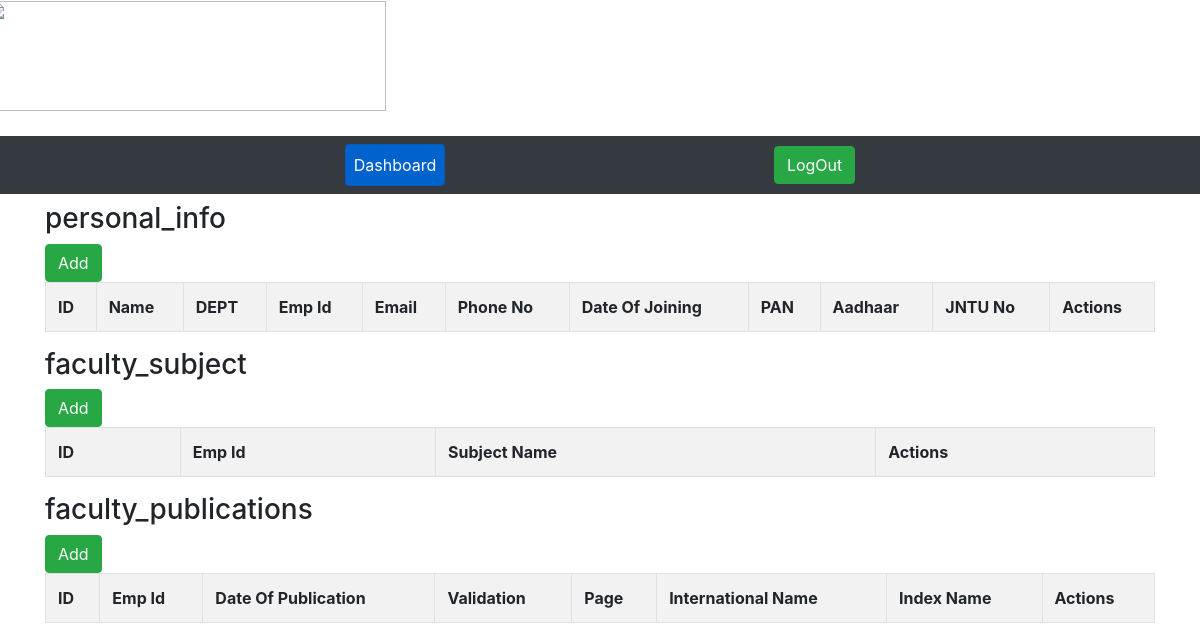
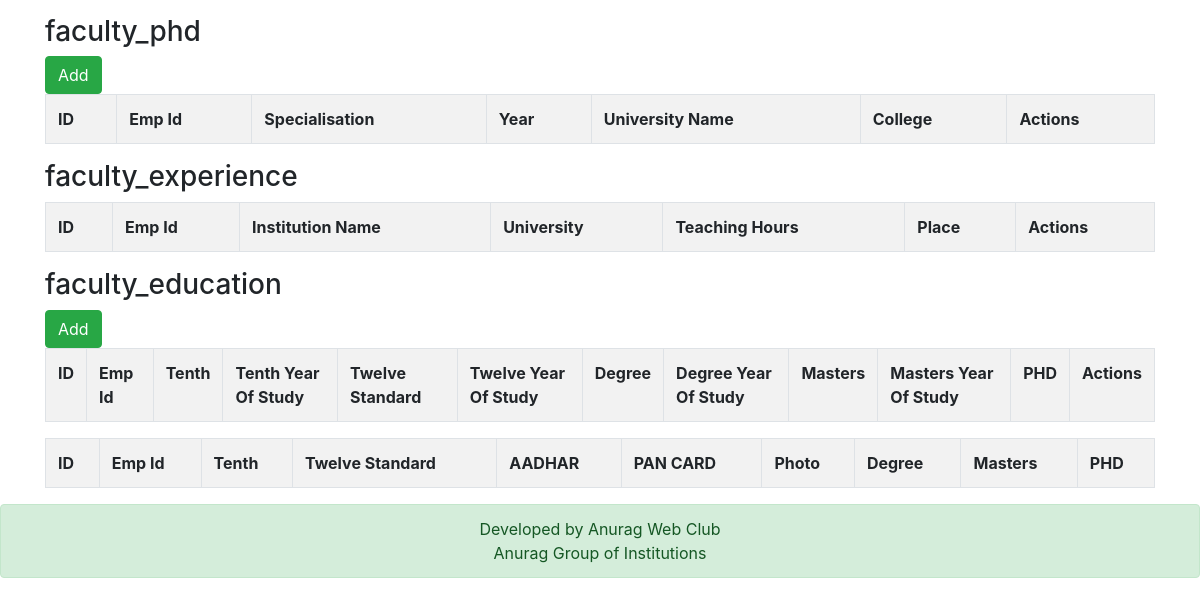
The app's page /Employees/getEmployee/7865, older data (2 pictures, top to bottom).
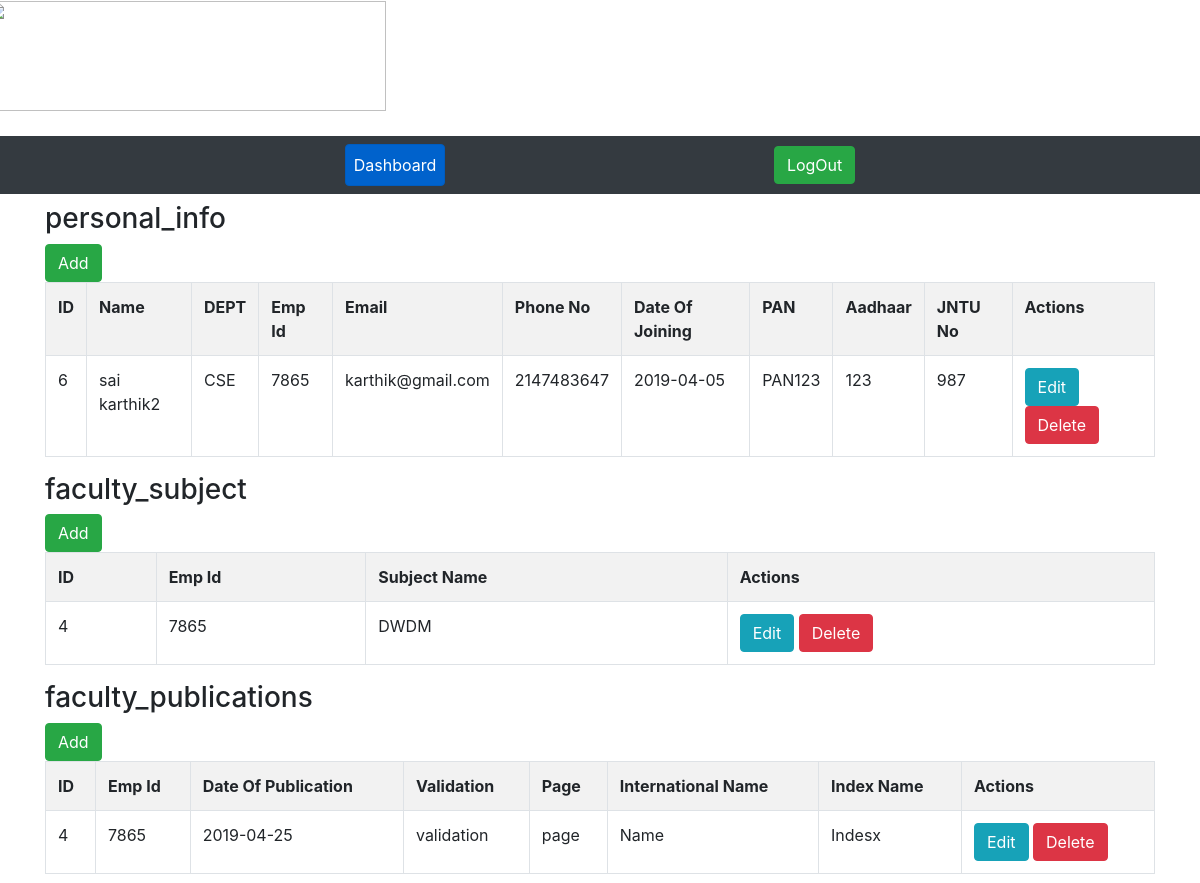
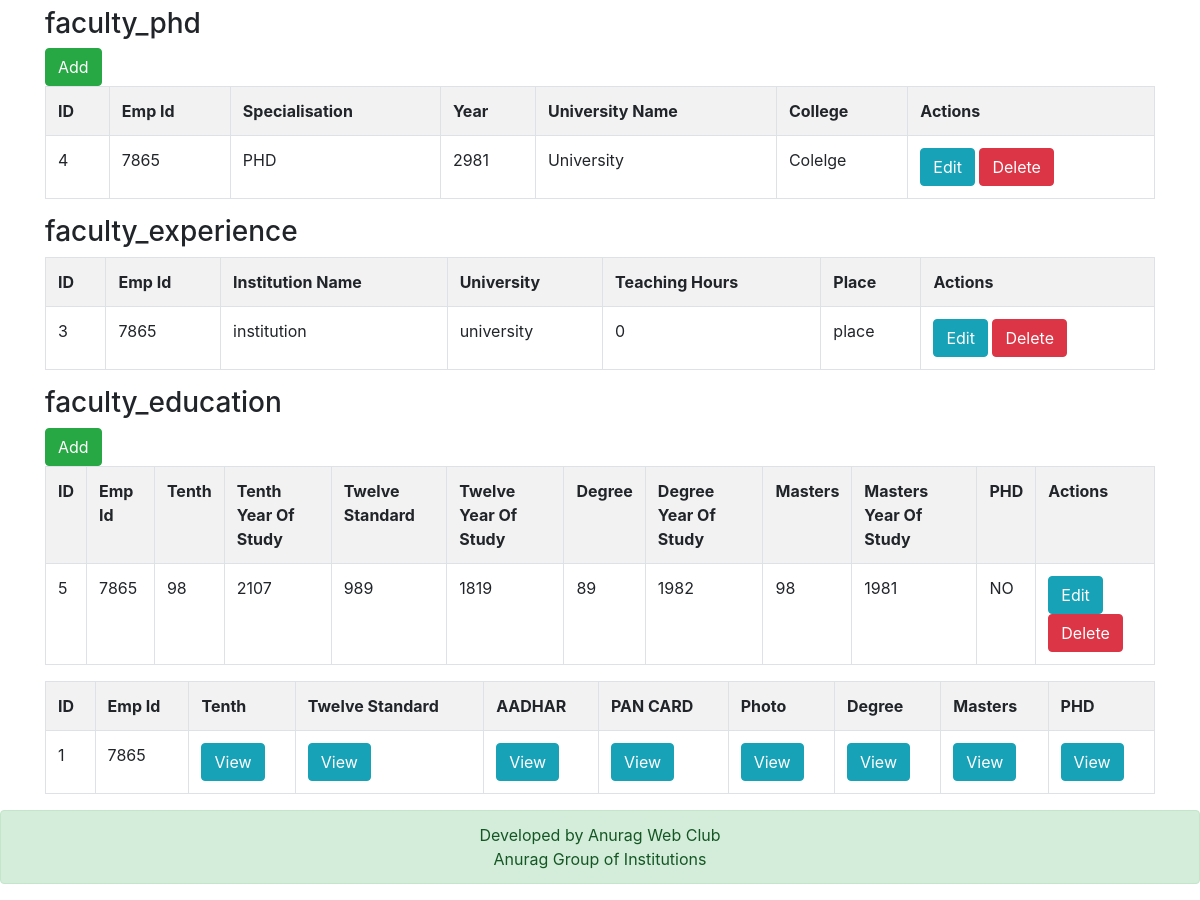
The same page, newer data (2 pictures, top to bottom).
### tables this page shows
CREATE TABLE IF NOT EXISTS `personal_info` (
  `id` int(11) NOT NULL AUTO_INCREMENT,
  `Name` varchar(60) NOT NULL,
  `DEPT` varchar(120) NOT NULL,
  `emp_id` int(11) NOT NULL,
  `email` varchar(50) NOT NULL,
  `phone_no` int(10) NOT NULL,
  `date_of_joining` date NOT NULL,
  `PAN` varchar(20) NOT NULL,
  `aadhaar` int(12) NOT NULL,
  `JNTU_no` varchar(20) NOT NULL,
  PRIMARY KEY (`id`)
);

CREATE TABLE IF NOT EXISTS `faculty_subject` (
  `id` int(11) NOT NULL AUTO_INCREMENT,
  `emp_id` int(11) NOT NULL,
  `subject_name` varchar(100) NOT NULL,
  PRIMARY KEY (`id`)
);

CREATE TABLE IF NOT EXISTS `faculty_publications` (
  `id` int(11) NOT NULL AUTO_INCREMENT,
  `emp_id` int(11) NOT NULL,
  `date_of_publication` date NOT NULL,
  `validation` varchar(100) NOT NULL,
  `page` varchar(100) NOT NULL,
  `international_name` varchar(100) NOT NULL,
  `index_name` varchar(100) NOT NULL,
  PRIMARY KEY (`id`)
);

CREATE TABLE IF NOT EXISTS `faculty_phd` (
  `id` int(11) NOT NULL AUTO_INCREMENT,
  `emp_id` int(11) NOT NULL,
  `specialisation` varchar(100) NOT NULL,
  `year` int(11) NOT NULL,
  `university_name` varchar(100) NOT NULL,
  `college` varchar(100) NOT NULL,
  PRIMARY KEY (`id`)
);

CREATE TABLE IF NOT EXISTS `faculty_experience` (
  `id` int(11) NOT NULL AUTO_INCREMENT,
  `emp_id` int(11) NOT NULL,
  `institution_name` varchar(100) NOT NULL,
  `university` varchar(100) NOT NULL,
  `teaching_hours` int(11) NOT NULL,
  `place` varchar(100) NOT NULL,
  PRIMARY KEY (`id`)
);

CREATE TABLE IF NOT EXISTS `faculty_education` (
  `id` int(11) NOT NULL AUTO_INCREMENT,
  `emp_id` int(11) NOT NULL,
  `Tenth` varchar(10) NOT NULL,
  `tenth_year_of_study` int(11) NOT NULL,
  `twelve_standard` varchar(10) NOT NULL,
  `twelve_year_of_study` int(11) NOT NULL,
  `degree` varchar(10) NOT NULL,
  `degree_year_of_study` int(11) NOT NULL,
  `masters` varchar(10) NOT NULL,
  `masters_year_of_study` int(11) NOT NULL,
  `PHD` varchar(4) NOT NULL,
  PRIMARY KEY (`id`)
);

CREATE TABLE IF NOT EXISTS `documents` (
  `id` int(11) NOT NULL AUTO_INCREMENT,
  `emp_id` int(11) NOT NULL,
  `Tenth_certificate` varchar(400) NOT NULL,
  `tenplustwo_certificate` varchar(400) NOT NULL,
  `AADHAR` varchar(400) NOT NULL,
  `PAN_CARD` varchar(400) NOT NULL,
  `photo` varchar(400) NOT NULL,
  `DEGREE` varchar(400) NOT NULL,
  `MASTERS` varchar(400) NOT NULL,
  `PHD` varchar(400) NOT NULL,
  PRIMARY KEY (`id`)
);

### application/controllers/Employees.php (called while the page is built, shortened)
<?php
class Employees extends CI_Controller{
    function __construct()
    {
        $this->load->model('Personal_info_model');
        $this->load->model('Faculty_education_model');
        $this->load->model('Faculty_subject_model');
        $this->load->model('Faculty_phd_model');
        $this->load->model('Faculty_publication_model');
        $this->load->model('Faculty_experience_model');
        $this->load->model('documents_model');
    }
    public function getEmployee($emp_id)
    {
        $data['personal_info'] = $this->Personal_info_model->get_info_by_id($emp_id);
        $data['faculty_subject'] = $this->Faculty_subject_model->get_info_by_id($emp_id);
        $data['faculty_publications'] = $this->Faculty_publication_model->get_info_by_id($emp_id);
        $data['faculty_phd'] = $this->Faculty_phd_model->get_info_by_id($emp_id);
        $data['faculty_experience'] = $this->Faculty_experience_model->get_info_by_id($emp_id);
        $data['faculty_education'] = $this->Faculty_education_model->get_info_by_id($emp_id);
        $data['docs_display']=$this->documents_model->get_all_faculty_docs($emp_id);
        $data['_view1'] = 'personal_info/index';
        $data['_view2'] = 'faculty_subject/index';
        $data['_view3'] = 'faculty_publication/index';
        $data['_view4'] = 'faculty_phd/index';
        $data['_view5'] = 'faculty_experience/index';
        $data['_view6'] = 'faculty_education/index';
        $data['_view7'] = 'doc_display';
        $data['heading1'] = 'personal_info';
        $data['heading2'] = 'faculty_subject';
        $data['heading3'] = 'faculty_publications';
        $data['heading4'] = 'faculty_phd';
        $data['heading5'] = 'faculty_experience';
        $data['heading6'] = 'faculty_education';
        $this->load->view('layouts/main',$data);
    }
}

### index.php (called while the page is built, shortened)
<?php
require_once BASEPATH.'core/CodeIgniter.php';

### application/models/Personal_info_model.php (called while the page is built, shortened)
<?php
class Personal_info_model extends CI_Model
{
    function get_info_by_id($emp_id)
    {
        $this->db->order_by('id', 'desc');
        $this->db->where('emp_id',$emp_id);
        return $this->db->get('personal_info')->result_array();
    }
}

### application/models/Faculty_subject_model.php (called while the page is built, shortened)
<?php
class Faculty_subject_model extends CI_Model
{
    function get_info_by_id($emp_id)
    {
        $this->db->order_by('id', 'desc');
        $this->db->where('emp_id',$emp_id);
        return $this->db->get('faculty_subject')->result_array();
    }
}

### application/models/Faculty_publication_model.php (called while the page is built, shortened)
<?php
class Faculty_publication_model extends CI_Model
{
    function get_info_by_id($emp_id)
    {
        $this->db->order_by('id', 'desc');
        $this->db->where('emp_id',$emp_id);
        return $this->db->get('faculty_publications')->result_array();
    }
}

### application/models/Faculty_phd_model.php (called while the page is built, shortened)
<?php
class Faculty_phd_model extends CI_Model
{
    function get_info_by_id($emp_id)
    {
        $this->db->order_by('id', 'desc');
        $this->db->where('emp_id',$emp_id);
        return $this->db->get('faculty_phd')->result_array();
    }
}

### application/models/Faculty_experience_model.php (called while the page is built, shortened)
<?php
class Faculty_experience_model extends CI_Model
{
    function get_info_by_id($emp_id)
    {
        $this->db->order_by('id', 'desc');
        $this->db->where('emp_id',$emp_id);
        return $this->db->get('faculty_experience')->result_array();
    }
}

### application/models/Faculty_education_model.php (called while the page is built, shortened)
<?php
class Faculty_education_model extends CI_Model
{
    function get_info_by_id($emp_id)
    {
        $this->db->order_by('id', 'desc');
        $this->db->where('emp_id',$emp_id);
        return $this->db->get('faculty_education')->result_array();
    }
}

### application/models/documents_model.php (called while the page is built, shortened)
<?php
class documents_model extends CI_Model
{
    function get_all_faculty_docs($emp_id)
    {
        $this->db->order_by('id', 'desc');
        $this->db->where('emp_id',$emp_id);
        return $this->db->get('documents')->result_array();
    }
}

### application/views/faculty_education/index.php (the view)
<div class="pull-right">
	<a href="<?php echo site_url('faculty_education/add'); ?>" class="btn btn-success">Add</a>
</div>
<table class="table table-striped table-bordered">
    <tr>
		<th>ID</th>
		<th>Emp Id</th>
		<th>Tenth</th>
		<th>Tenth Year Of Study</th>
		<th>Twelve Standard</th>
		<th>Twelve Year Of Study</th>
		<th>Degree</th>
		<th>Degree Year Of Study</th>
		<th>Masters</th>
		<th>Masters Year Of Study</th>
		<th>PHD</th>
		<th>Actions</th>
    </tr>
	<?php foreach($faculty_education as $f){ ?>
    <tr>
		<td><?php echo $f['id']; ?></td>
		<td><?php echo $f['emp_id']; ?></td>
		<td><?php echo $f['Tenth']; ?></td>
		<td><?php echo $f['tenth_year_of_study']; ?></td>
		<td><?php echo $f['twelve_standard']; ?></td>
		<td><?php echo $f['twelve_year_of_study']; ?></td>
		<td><?php echo $f['degree']; ?></td>
		<td><?php echo $f['degree_year_of_study']; ?></td>
		<td><?php echo $f['masters']; ?></td>
		<td><?php echo $f['masters_year_of_study']; ?></td>
		<td><?php echo $f['PHD']; ?></td>
		<td>
            <a href="<?php echo site_url('faculty_education/edit/'.$f['id']); ?>" class="btn btn-info btn-xs">Edit</a>
            <a href="<?php echo site_url('faculty_education/remove/'.$f['id']); ?>" class="btn btn-danger btn-xs">Delete</a>
        </td>
    </tr>
	<?php } ?>
</table>

### application/views/layouts/main.php (shortened to what this page needs)
<!doctype html>
<html lang="en">
  <head>
	<link rel="stylesheet" href="https://stackpath.bootstrapcdn.com/bootstrap/4.3.1/css/bootstrap.min.css">
		<link rel="stylesheet" href="https://cdn.datatables.net/1.10.19/css/jquery.dataTables.min.css">
</head>
  <body>
  <div class="row"><img style="margin : 1px 1px 1px;float : left;" height="110" width="400" src="https://anurag.edu.in/wp-content/themes/appply/images/logo.png"
</div>
</div></br>
	  <header>
			<nav class="navbar navbar-expand navbar-light bg-dark navbar-dark">
				<div class="nav navbar-nav mx-auto">
					<a class="nav-item nav-link active btn btn-outline btn-primary" role="button" href="<?php echo site_url('Dashboard/index2'); ?>">Dashboard <span class="sr-only">(current)</span></a>
				</div>
				<div class="nav navbar-nav mr-auto">
				<a href="<?php echo site_url('user/user_logout'); ?>" class="btn btn-success float-right">LogOut</a>
				</div>
			</nav>
	  </header>
	<main>
		<div class="container">
		<h3><?php	if(isset($heading1))	echo $heading1 ?></h3>
		<?php	if(isset($_view1) && $_view1)
			$this->load->view($_view1);
		?>
		<h3><?php	if(isset($heading2))	echo $heading2 ?></h3>
		<?php	if(isset($_view2) && $_view2)
			$this->load->view($_view2);
		?>
		<h3><?php	if(isset($heading3))	echo $heading3 ?></h3>
		<?php	if(isset($_view3) && $_view3)
			$this->load->view($_view3);
		?>
		<h3><?php	if(isset($heading4))	echo $heading4 ?></h3>
		<?php	if(isset($_view4) && $_view4)
			$this->load->view($_view4);
		?>
		<h3><?php	if(isset($heading5))	echo $heading5 ?></h3>
		<?php	if(isset($_view5) && $_view5)
			$this->load->view($_view5);
		?>
		<h3><?php	if(isset($heading6))	echo $heading6 ?></h3>
		<?php	if(isset($_view6) && $_view6)
			$this->load->view($_view6);
		?>
		<?php	if(isset($_view7) && $_view7)
			$this->load->view($_view7);
		?>
		</div>
		<div class="alert alert-success center">
    <center>
<?php
echo "Developed by Anurag Web Club";
?>
<?php
echo "Anurag Group of Institutions";
?>
</center>
	</main>
  </body>
</html>

### application/views/personal_info/index.php
<div class="pull-right">
	<a href="<?php echo site_url('personal_info/add'); ?>" class="btn btn-success">Add</a>
</div>
<table class="table table-striped table-bordered">
    <tr>
		<th>ID</th>
		<th>Name</th>
		<th>DEPT</th>
		<th>Emp Id</th>
		<th>Email</th>
		<th>Phone No</th>
		<th>Date Of Joining</th>
		<th>PAN</th>
		<th>Aadhaar</th>
		<th>JNTU No</th>
		<th>Actions</th>
    </tr>
	<?php foreach($personal_info as $p){ ?>
    <tr>
		<td><?php echo $p['id']; ?></td>
		<td><?php echo $p['Name']; ?></td>
		<td><?php echo $p['DEPT']; ?></td>
		<td><?php echo $p['emp_id']; ?></td>
		<td><?php echo $p['email']; ?></td>
		<td><?php echo $p['phone_no']; ?></td>
		<td><?php echo $p['date_of_joining']; ?></td>
		<td><?php echo $p['PAN']; ?></td>
		<td><?php echo $p['aadhaar']; ?></td>
		<td><?php echo $p['JNTU_no']; ?></td>
		<td>
            <a href="<?php echo site_url('personal_info/edit/'.$p['id']); ?>" class="btn btn-info btn-xs">Edit</a>
            <a href="<?php echo site_url('personal_info/remove/'.$p['id']); ?>" class="btn btn-danger btn-xs">Delete</a>
        </td>
    </tr>
	<?php } ?>
</table>

### application/views/faculty_subject/index.php
<div class="pull-right">
	<a href="<?php echo site_url('faculty_subject/add'); ?>" class="btn btn-success">Add</a>
</div>
<table class="table table-striped table-bordered">
    <tr>
		<th>ID</th>
		<th>Emp Id</th>
		<th>Subject Name</th>
		<th>Actions</th>
    </tr>
	<?php foreach($faculty_subject as $f){ ?>
    <tr>
		<td><?php echo $f['id']; ?></td>
		<td><?php echo $f['emp_id']; ?></td>
		<td><?php echo $f['subject_name']; ?></td>
		<td>
            <a href="<?php echo site_url('faculty_subject/edit/'.$f['id']); ?>" class="btn btn-info btn-xs">Edit</a>
            <a href="<?php echo site_url('faculty_subject/remove/'.$f['id']); ?>" class="btn btn-danger btn-xs">Delete</a>
        </td>
    </tr>
	<?php } ?>
</table>

### application/views/faculty_publication/index.php
<div class="pull-right">
	<a href="<?php echo site_url('faculty_publication/add'); ?>" class="btn btn-success">Add</a>
</div>
<table class="table table-striped table-bordered">
    <tr>
		<th>ID</th>
		<th>Emp Id</th>
		<th>Date Of Publication</th>
		<th>Validation</th>
		<th>Page</th>
		<th>International Name</th>
		<th>Index Name</th>
		<th>Actions</th>
    </tr>
	<?php foreach($faculty_publications as $f){ ?>
    <tr>
		<td><?php echo $f['id']; ?></td>
		<td><?php echo $f['emp_id']; ?></td>
		<td><?php echo $f['date_of_publication']; ?></td>
		<td><?php echo $f['validation']; ?></td>
		<td><?php echo $f['page']; ?></td>
		<td><?php echo $f['international_name']; ?></td>
		<td><?php echo $f['index_name']; ?></td>
		<td>
            <a href="<?php echo site_url('faculty_publication/edit/'.$f['id']); ?>" class="btn btn-info btn-xs">Edit</a>
            <a href="<?php echo site_url('faculty_publication/remove/'.$f['id']); ?>" class="btn btn-danger btn-xs">Delete</a>
        </td>
    </tr>
	<?php } ?>
</table>

### application/views/faculty_phd/index.php
<div class="pull-right">
	<a href="<?php echo site_url('faculty_phd/add'); ?>" class="btn btn-success">Add</a>
</div>
<table class="table table-striped table-bordered">
    <tr>
		<th>ID</th>
		<th>Emp Id</th>
		<th>Specialisation</th>
		<th>Year</th>
		<th>University Name</th>
		<th>College</th>
		<th>Actions</th>
    </tr>
	<?php foreach($faculty_phd as $f){ ?>
    <tr>
		<td><?php echo $f['id']; ?></td>
		<td><?php echo $f['emp_id']; ?></td>
		<td><?php echo $f['specialisation']; ?></td>
		<td><?php echo $f['year']; ?></td>
		<td><?php echo $f['university_name']; ?></td>
		<td><?php echo $f['college']; ?></td>
		<td>
            <a href="<?php echo site_url('faculty_phd/edit/'.$f['id']); ?>" class="btn btn-info btn-xs">Edit</a>
            <a href="<?php echo site_url('faculty_phd/remove/'.$f['id']); ?>" class="btn btn-danger btn-xs">Delete</a>
        </td>
    </tr>
	<?php } ?>
</table>

### application/views/faculty_experience/index.php
<table class="table table-striped table-bordered">
    <tr>
		<th>ID</th>
		<th>Emp Id</th>
		<th>Institution Name</th>
		<th>University</th>
		<th>Teaching Hours</th>
		<th>Place</th>
		<th>Actions</th>
    </tr>
	<?php foreach($faculty_experience as $f){ ?>
    <tr>
		<td><?php echo $f['id']; ?></td>
		<td><?php echo $f['emp_id']; ?></td>
		<td><?php echo $f['institution_name']; ?></td>
		<td><?php echo $f['university']; ?></td>
		<td><?php echo $f['teaching_hours']; ?></td>
		<td><?php echo $f['place']; ?></td>
		<td>
            <a href="<?php echo site_url('faculty_experience/edit/'.$f['id']); ?>" class="btn btn-info btn-xs">Edit</a>
            <a href="<?php echo site_url('faculty_experience/remove/'.$f['id']); ?>" class="btn btn-danger btn-xs">Delete</a>
        </td>
    </tr>
	<?php } ?>
</table>

### application/views/doc_display.php
<table class="table table-striped table-bordered">
    <tr>
		<th>ID</th>
		<th>Emp Id</th>
		<th>Tenth</th>
		<th>Twelve Standard</th>
        <th>AADHAR</th>
		<th>PAN CARD</th>
		<th>Photo</th>
        <th>Degree</th>
		<th>Masters</th>
        <th>PHD</th>
    </tr>
	<?php foreach($docs_display as $f){ ?>
    <tr>
		<td><?php echo $f['id']; ?></td>
		<td><?php echo $f['emp_id']; ?></td>
		<td>
            <a href="<?php echo site_url('./assets/'.$f['Tenth_certificate']); ?>" target="_blank" class="btn btn-info btn-xs">View</a>
        </td>
		<td>
            <a href="<?php echo site_url('./assets/'.$f['tenplustwo_certificate']); ?>" target="_blank" class="btn btn-info btn-xs">View</a>
        </td><td>
            <a href="<?php echo site_url('./assets/'.$f['AADHAR']); ?>" target="_blank" class="btn btn-info btn-xs">View</a>
        </td><td>
            <a href="<?php echo site_url('./assets/'.$f['PAN_CARD']); ?>" target="_blank" class="btn btn-info btn-xs">View</a>
        </td><td>
            <a href="<?php echo site_url('./assets/'.$f['photo']); ?>" target="_blank" class="btn btn-info btn-xs">View</a>
        </td><td>
            <a href="<?php echo site_url('./assets/'.$f['DEGREE']); ?>" target="_blank" class="btn btn-info btn-xs">View</a>
        </td><td>
            <a href="<?php echo site_url('./assets/'.$f['MASTERS']); ?>" target="_blank" class="btn btn-info btn-xs">View</a>
        </td><td>
            <a href="<?php echo site_url('./assets/'.$f['PHD']); ?>" target="_blank" class="btn btn-info btn-xs">View</a>
        </td>
    </tr>
	<?php } ?>
</table>

Row changes from the older to the newer data that the page shows:
added personal_info: id "6", Name "sai karthik2", DEPT "CSE", emp "7865", email "karthik@gmail.com", phone_no "2147483647", date_of_joining "2019-04-05", PAN "PAN123", aadhaar "123", JNTU_no "987"
added faculty_subject: id "4", emp "7865", subject_name "DWDM"
added faculty_publications: id "4", emp "7865", date_of_publication "2019-04-25", validation "validation", page "page", international_name "Name", index_name "Indesx"
added faculty_phd: id "4", emp "7865", specialisation "PHD", year "2981", university_name "University", college "Colelge"
added faculty_experience: id "3", emp "7865", institution_name "institution", university "university", teaching_hours "0", place "place"
added faculty_education: id "5", emp "7865", Tenth "98", tenth_year_of_study "2107", twelve_standard "989", twelve_year_of_study "1819", degree "89", degree_year_of_study "1982", masters "98", masters_year_of_study "1981", PHD "NO"
added documents: id "1", emp "7865"
